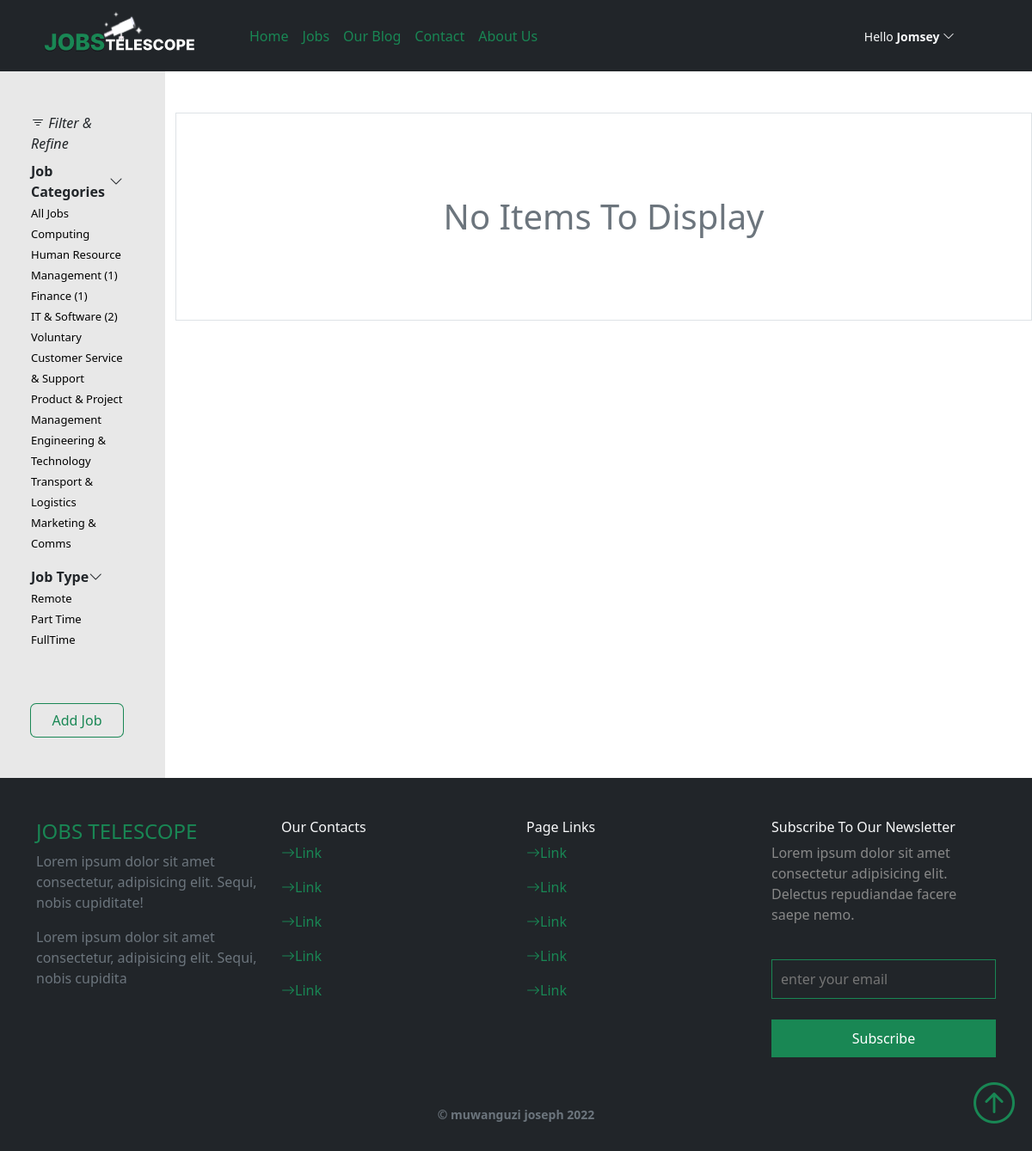
Page /jobs?query=Computing (signed in) on the committed database.
### core/models.py (models this page shows, shortened)
class SiteUser(AbstractUser):
    GENDER_CHOICES = (("M","Male"),("F","Female"))
    phone_number = models.CharField(max_length=15,null=True)
    birthday = models.DateField(null=True)
    nationality = CountryField(blank_label='(select country)')
    gender = models.CharField(max_length=1,choices=GENDER_CHOICES,null=True)
    profile_pic = models.ImageField(upload_to="profile_pics",default="avatar.jpg")
    biography = models.TextField()
    def __str__(self):
        return self.username
    class Meta:
        swappable = "AUTH_USER_MODEL"

class JobCategory(models.Model):
    name=models.CharField(max_length=100)
    def __str__(self):
        return self.name
    class Meta:
        verbose_name_plural = "job_categories"

### core/views.py (the view, shortened to what this page needs)
# urls.py: path("jobs",views.JobsListView.as_view(),name="jobs_list"),
class JobsListView(ListView):
    model=models.Job
    context_object_name="jobs"
    template_name="pages/jobs.html"
    paginate_by =10
    def get_queryset(self):
        query = self.request.GET.get('query')
        if query:
            return models.Job.objects.filter(Q(category__name__startswith=query ) |Q(category__name__icontains=query ) | Q(title__icontains=query ) | Q(job_type__icontains=query ) | Q(title__startswith=query ) | Q(job_type__startswith=query ))
        return models.Job.objects.all().order_by("-date_published")
    def get_context_data(self, **kwargs):
        context = super().get_context_data(**kwargs)
        context['job_categories']=models.JobCategory.objects.all()
        context['add_job_form'] = AddNewJobForm()
        return context

### core/forms.py
class AddNewJobForm(forms.ModelForm):
    class Meta:
        model=Job
        fields=["title","job_type","expiring_date","description","category","years_of_experience"]
        widgets = {
             'title': forms.TextInput(attrs={'placeholder': 'Title','class':"form-control form-control-input" }),
             'job_type':forms.Select(attrs={'class':'form-select' ,'aria-label':"Default select example" }),
            'expiring_date': forms.SelectDateWidget(attrs={'placeholder': 'Expiry date','class':"form-control form-control-input"}),
             'description': forms.Textarea(attrs={'placeholder': 'Job Description','class':"form-control form-control-input"}),
        }

### templates/pages/jobs.html (shortened to what this page needs)
{%extends '../base.html'%} {% block title %} jobs for you {% endblock title %} {% block content %}
<div class=" row   jobs">
    <aside class="col-md-2 filters p-5">
        <span><i class="bi bi-filter mb-4"> Filter & Refine</i></span>
        <div class="mt-2">
            <div class="accordion-header">
                <strong class="accordion-button" data-bs-toggle="collapse" data-bs-target="#categories" aria-expanded="true" aria-controls="panelsStayOpen-collapseOne">Job Categories <i
                        class="bi bi-chevron-down"></i></strong>
            </div>
            <ul class="p-0 accordion" id="categories">
                <li class="accordion-item" style="background-color: #e8e8e8 !important"><small><a href="{%url 'jobs_list'%}">All Jobs</a></small></li>
                {% for c in job_categories %}
                <li class="accordion-item" style="background-color: #e8e8e8 !important">
                    <small><a href="?query={{c}}">{{c}} {% if c.jobs.count %}
                            ({{c.jobs.count}})
                            {% endif %} </a></small>
                </li> {% endfor %}
            </ul>
        </div>
        <div>
            <div class="accordion-header">
                <strong class="accordion-button" data-bs-toggle="collapse" data-bs-target="#types" aria-expanded="true" aria-controls="panelsStayOpen-collapseOne">Job Type <i class="bi bi-chevron-down"></i></strong>
            </div>
            <ul class="p-0 accordion" id="types">
                <li>
                    <a href="?query=remote"> <small>Remote</small></a>
                </li>
                <li>
                    <a href="?query=part time">
                        <small>Part Time</small>
                    </a>
                </li>
                <li>
                    <a href="?query=full time">
                        <small>FullTime</small>
                    </a>
                </li>
            </ul>
        </div>
        <span class="btn w-100  mt-5" data-bs-toggle="modal" data-bs-target="#add_job">Add Job</span> {% include '../components/add_job_form.html' %}
    </aside>
    <main class=" col-md-10  py-5">
        {% if jobs %}
        <div class=" row justify-content-center p-0 mx-5" style="gap: 32px; ">
            {% for job in jobs %} {% include '../components/job-card.html' %} {% endfor %} {% else %}
            <div class="p-5 border">
                <h1 class="text-center text-muted m-5">No Items To Display</h1>
            </div>{% endif %} {% include '../components/paginator.html' %}
        </div>
{% endblock content %}

### templates/components/navbar.html (shortened to what this page needs)
{% load static %}
<nav class="navbar navbar-expand-lg bg-dark">
    <div class="container">
        <a class="navbar-brand" href="{%url 'index'%}"><img src="{%static 'images/logo.svg'%}" style="width: 200px;"></a>
        <div class="collapse navbar-collapse " id="navbarNavDropdown">
            <ul class="navbar-nav mx-4 ">
                <li class="nav-item">
                    <a class="nav-link " href="{%url 'index'%}">Home</a>
                </li>
                <li class="nav-item">
                    <a class="nav-link" href="{%url 'jobs_list'%}">Jobs</a>
                </li>
                <li class="nav-item">
                    <a class="nav-link" href="{%url 'posts_list'%}">Our Blog</a>
                </li>
                <li class="nav-item">
                    <a class="nav-link" href="#">Contact</a>
                </li>
                <li class="nav-item">
                    <a class="nav-link" href="#">About Us</a>
                </li>
            </ul>
            <div class="auth-box py-2">
                {% if user.is_authenticated %}
                <div class="dropdown me-5 ">
                    <span class="user" data-bs-toggle="dropdown" aria-expanded="false">
                        <small class="text-light text-center">Hello <strong>{{user}}</strong> <i class="bi bi-chevron-down"></i></small>
                    </span>
                </div>
                {% else %}
                <a href="{%url 'account_login'%}" class="text-light">
                    <span class="nav-login-btn px-4 rounded-pill py-2">Sign in</span>
                    <a href="{%url 'account_signup'%}" class="text-light">
                        <span class="nav-signin-btn px-4 rounded-pill py-2">Sign up</span></a>
                </a> {% endif %}
            </div>
        </div>
    </div>
</nav>

### static/styles/styles.css (style rules this page uses)
* { margin: 0; padding: 0; box-sizing: border-box; position: relative; }
:root { --gray: #e8e8e8; --gray-shade: rgb(136, 136, 136); --primary: var(--bs-success); --black-shade: rgb(64, 65, 65); --primary-shade: rgb(227, 255, 227); }
body { scroll-behavior: smooth; background-color: #fff; max-width: 1500px; margin: 0 auto; overflow-x: hidden; }
h1, h2, h3, h4, h5, h6 { overflow-x: visible; color: rgb(13, 9, 31); }
li { list-style-type: none; }
a { text-decoration: none; color: initial; }
img { width: 100%; height: 100%; object-fit: cover; }
.nav-link { color: var(--primary); }
.jobs small { font-size: small; }
.job-card div:first-child, .jobs aside { border-right: 1px solid #e8e8e8 !important; }
.jobs aside .btn { color: var(--primary); box-shadow: 0 0 0 1px var(--primary); font-weight: lighter; }
.accordion, .accordion-item { border: none; }
.user { cursor: pointer; }
.user i, .dropdown-item { transition: all 0.2s ease; }
aside, .accordion { background-color: #e8e8e8 !important; }
.navbar-collapse { display: flex; justify-content: space-between; align-items: flex-end; }

### rows in the picture
SiteUser: username "Jomsey"
JobCategory: name "Computing"
JobCategory: name "Human Resource Management", jobs.count "1"
JobCategory: name "Finance", jobs.count "1"
JobCategory: name "IT & Software", jobs.count "2"
JobCategory: name "Voluntary"
JobCategory: name "Customer Service & Support"
JobCategory: name "Product & Project Management"
JobCategory: name "Engineering & Technology"
JobCategory: name "Transport & Logistics"
JobCategory: name "Marketing & Comms"
